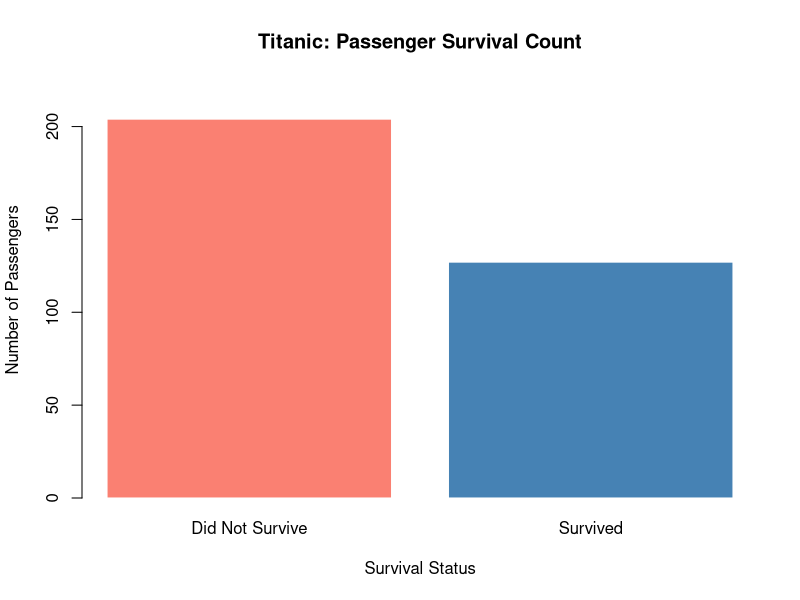
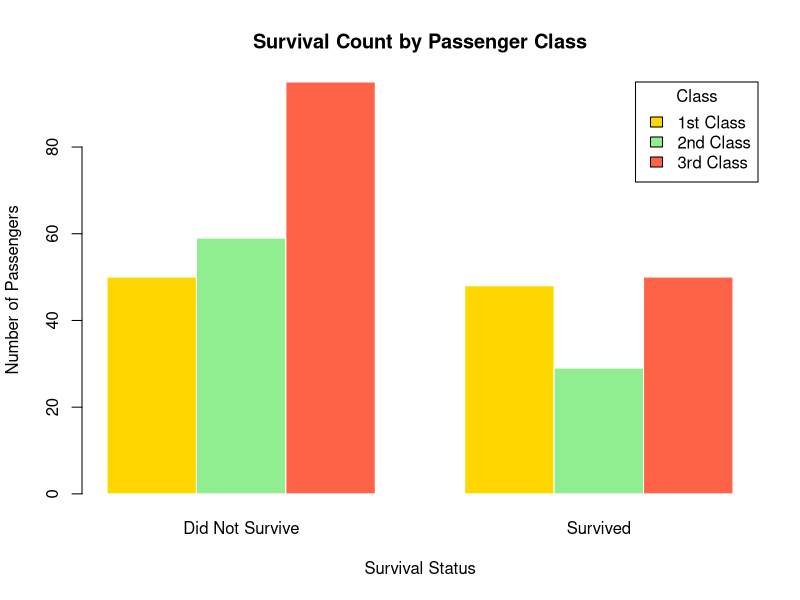
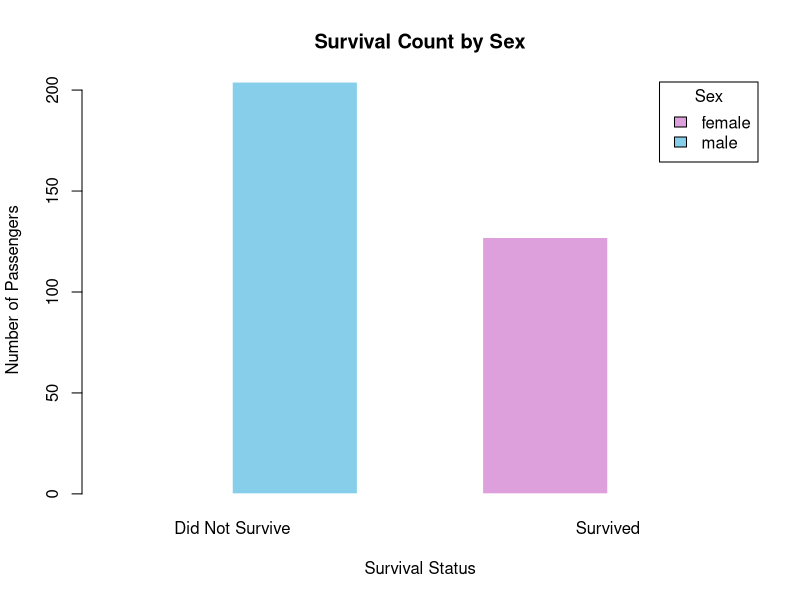
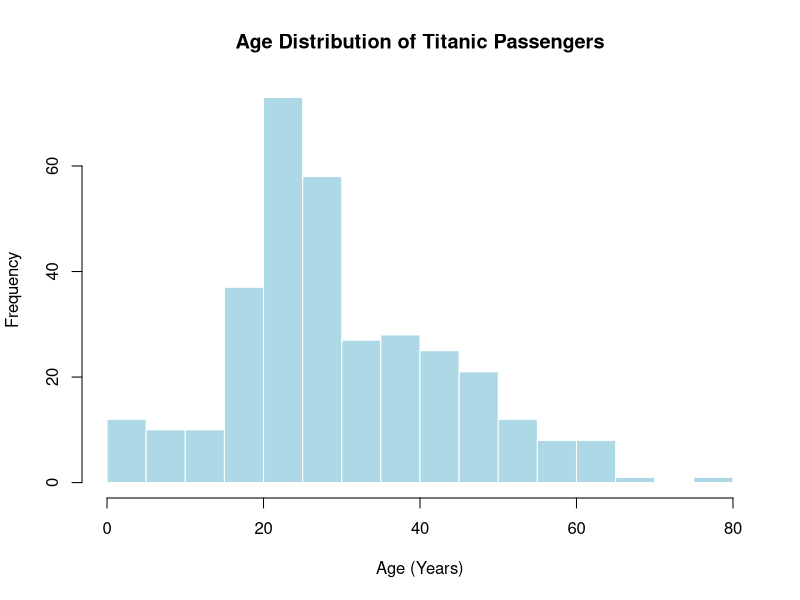
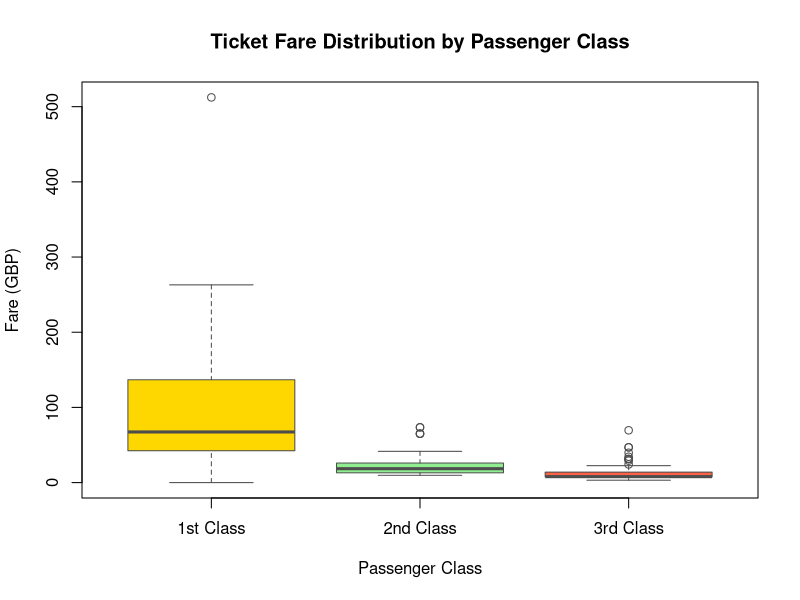
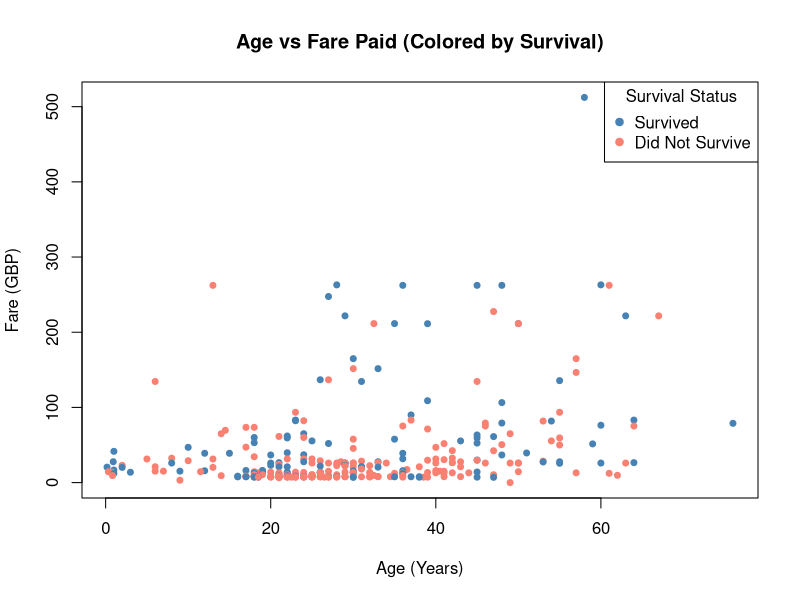

Source code (R) for these figures, in order:
df <- read.csv("titanic_sortbyfare.csv")

# Preview the data
cat("=== Activity 1: Titanic Dataset ===\n")
head(df)
str(df)
summary(df)

# Clean up: Convert Survived and Pclass to factors for plotting
df$Survived <- factor(df$Survived, levels = c(0, 1),
                      labels = c("Did Not Survive", "Survived"))
df$Pclass   <- factor(df$Pclass, levels = c(1, 2, 3),
                      labels = c("1st Class", "2nd Class", "3rd Class"))
df$Sex      <- factor(df$Sex)


# --- Plot 1: Bar Chart - Survival Count ---
survival_counts <- table(df$Survived)

barplot(survival_counts,
        main   = "Titanic: Passenger Survival Count",
        xlab   = "Survival Status",
        ylab   = "Number of Passengers",
        col    = c("salmon", "steelblue"),
        border = "white",
        ylim   = c(0, max(survival_counts) + 20))

# Observation: More passengers did not survive than survived,
# highlighting the severity of the Titanic disaster.


# --- Plot 2: Bar Chart - Survival by Passenger Class ---
class_survival <- table(df$Pclass, df$Survived)

barplot(class_survival,
        beside  = TRUE,
        main    = "Survival Count by Passenger Class",
        xlab    = "Survival Status",
        ylab    = "Number of Passengers",
        col     = c("gold", "lightgreen", "tomato"),
        legend  = rownames(class_survival),
        args.legend = list(title = "Class", x = "topright"),
        border  = "white")

# Observation: 1st class passengers had a significantly higher
# survival rate compared to 2nd and 3rd class passengers,
# suggesting that wealth/class played a role in survival chances.


# --- Plot 3: Bar Chart - Survival by Sex ---
sex_survival <- table(df$Sex, df$Survived)

barplot(sex_survival,
        beside  = TRUE,
        main    = "Survival Count by Sex",
        xlab    = "Survival Status",
        ylab    = "Number of Passengers",
        col     = c("plum", "skyblue"),
        legend  = rownames(sex_survival),
        args.legend = list(title = "Sex", x = "topright"),
        border  = "white")

# Observation: Females had a much higher survival rate than males,
# consistent with the "women and children first" evacuation policy.


# --- Plot 4: Histogram - Age Distribution ---
age_clean <- df$Age[!is.na(df$Age)]

hist(age_clean,
     main   = "Age Distribution of Titanic Passengers",
     xlab   = "Age (Years)",
     ylab   = "Frequency",
     col    = "lightblue",
     border = "white",
     breaks = 15)

# Observation: Most passengers were young adults aged 20-40.
# There is also a small group of children under 10.


# --- Plot 5: Boxplot - Fare by Passenger Class ---
boxplot(Fare ~ Pclass,
        data   = df,
        main   = "Ticket Fare Distribution by Passenger Class",
        xlab   = "Passenger Class",
        ylab   = "Fare (GBP)",
        col    = c("gold", "lightgreen", "tomato"),
        border = "gray30")

# Observation: 1st class fares vary enormously (up to £512),
# while 3rd class fares cluster near the bottom — reflecting
# the stark economic divide between passenger groups.


# --- Plot 6: Scatterplot - Age vs Fare ---
colors_survival <- ifelse(df$Survived == "Survived", "steelblue", "salmon")

plot(df$Age, df$Fare,
     main = "Age vs Fare Paid (Colored by Survival)",
     xlab = "Age (Years)",
     ylab = "Fare (GBP)",
     col  = colors_survival,
     pch  = 19,
     cex  = 0.8)

legend("topright",
       legend = c("Survived", "Did Not Survive"),
       col    = c("steelblue", "salmon"),
       pch    = 19,
       title  = "Survival Status")

# Observation: Passengers who paid higher fares (1st class) tended
# to survive more often. Most non-survivors paid lower fares.ge
